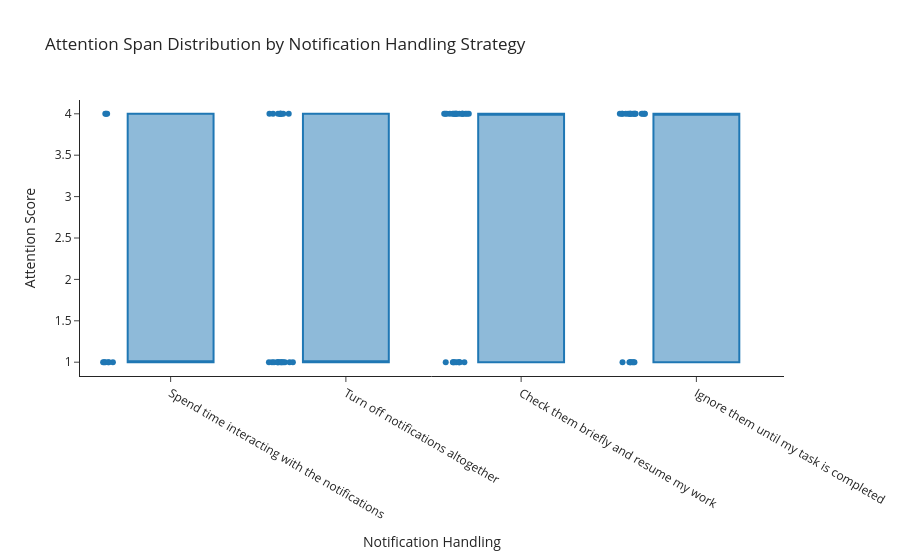

Notebook code for this chart:
### Code cell
notif_order = (
    df.groupby("Notification Handling")["Attention_Score"]
    .mean()
    .sort_values()
    .index
    .tolist()
)

fig = px.box(
    df,
    x="Notification Handling",
    y="Attention_Score",
    category_orders={"Notification Handling": notif_order},
    points="all",
    title="Attention Span Distribution by Notification Handling Strategy",
    color_discrete_sequence=["#1f77b4"]
)

fig.update_layout(
    template="simple_white",
    xaxis_title="Notification Handling",
    yaxis_title="Attention Score"
)

fig.show()
fig.write_image("boxplot_notificaciones_atencion.png")

### Figure 1 — Plotly figure (JSON) as saved in the notebook; plotly's stock layout.template omitted (floating-point values rounded to 4 significant figures; data arrays with more than 128 entries replaced by an {"elided": "..."} marker saying what was removed)
{"data": [{"alignmentgroup": "True", "boxpoints": "all", "hovertemplate": "Notification Handling=%{x}<br>Attention_Score=%{y}<extra></extra>", "legendgroup": "", "marker": {"color": "#1f77b4"}, "name": "", "notched": false, "offsetgroup": "", "orientation": "v", "showlegend": false, "type": "box", "x": {"elided": "196 str values"}, "x0": " ", "xaxis": "x", "y": {"elided": "196 float values"}, "y0": " ", "yaxis": "y"}], "layout": {"boxmode": "group", "legend": {"tracegroupgap": 0}, "title": {"text": "Attention Span Distribution by Notification Handling Strategy"}, "xaxis": {"anchor": "y", "categoryarray": ["Spend time interacting with the notifications", "Turn off notifications altogether", "Check them briefly and resume my work", "Ignore them until my task is completed"], "categoryorder": "array", "domain": [0, 1], "title": {"text": "Notification Handling"}}, "yaxis": {"anchor": "x", "domain": [0, 1], "title": {"text": "Attention Score"}}}}
